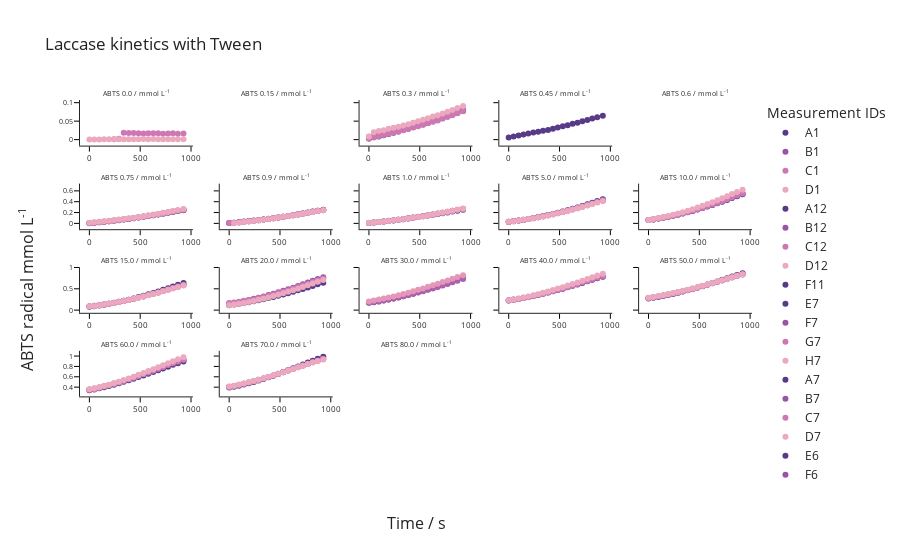

Here is the notebook cell this chart was saved with:
### Code cell
estimator_Tween.visualize_data()

### Figure 1 — Plotly figure (JSON) as saved in the notebook; plotly's stock layout.template omitted (floating-point values rounded to 4 significant figures)
{"data": [{"marker": {"color": "rgb(87, 59, 136)"}, "mode": "markers", "name": "A1", "type": "scatter", "x": [0, 48, 97, 145, 193, 242, 290, 338, 387, 435, 483, 532, 580, 629, 677, 725, 774, 822, 871, 926], "xaxis": "x", "y": [null, null, null, null, null, null, null, null, null, null, null, null, null, null, null, null, null, null, null, null], "yaxis": "y"}, {"marker": {"color": "rgb(152, 85, 166)"}, "mode": "markers", "name": "B1", "type": "scatter", "x": [0, 48, 97, 145, 193, 242, 290, 338, 387, 435, 483, 532, 580, 629, 677, 725, 774, 822, 871, 926], "xaxis": "x", "y": [null, null, null, null, null, null, null, null, null, null, null, null, null, null, null, null, null, null, null, null], "yaxis": "y"}, {"marker": {"color": "rgb(206, 120, 179)"}, "mode": "markers", "name": "C1", "type": "scatter", "x": [0, 48, 97, 145, 193, 242, 290, 338, 387, 435, 483, 532, 580, 629, 677, 725, 774, 822, 871, 926], "xaxis": "x", "y": [null, null, null, null, null, 0.001134, 0.002057, 0.01861, 0.01768, 0.01768, 0.01727, 0.01659, 0.01693, 0.01709, 0.01721, 0.01619, 0.0165, 0.01696, 0.0157, 0.01641], "yaxis": "y"}, {"marker": {"color": "rgb(236, 168, 190)"}, "mode": "markers", "name": "D1", "type": "scatter", "x": [0, 48, 97, 145, 193, 242, 290, 338, 387, 435, 483, 532, 580, 629, 677, 725, 774, 822, 871, 926], "xaxis": "x", "y": [0.000335, 0.0001506, 0.0006732, 0.001319, 0.001165, 0.0009807, 0.001288, 0.001227, 0.0008577, 0.001073, 0.001042, 0.001473, 0.00135, 0.00138, 0.001104, 0.001042, 0.001165, 0.00135, 0.0009807, 0.001257], "yaxis": "y"}, {"marker": {"color": "rgb(87, 59, 136)"}, "mode": "markers", "name": "A12", "type": "scatter", "x": [0, 48, 97, 145, 193, 242, 290, 338, 387, 435, 483, 532, 580, 629, 677, 725, 774, 822, 871, 926], "xaxis": "x3", "y": [0.003196, 0.006121, 0.008465, 0.01202, 0.01551, 0.01867, 0.02227, 0.02634, 0.02935, 0.03369, 0.03774, 0.04118, 0.04507, 0.04949, 0.05387, 0.05799, 0.06282, 0.06751, 0.07251, 0.07754], "yaxis": "y3"}, {"marker": {"color": "rgb(152, 85, 166)"}, "mode": "markers", "name": "B12", "type": "scatter", "x": [0, 48, 97, 145, 193, 242, 290, 338, 387, 435, 483, 532, 580, 629, 677, 725, 774, 822, 871, 926], "xaxis": "x3", "y": [0.007663, 0.009946, 0.01393, 0.01743, 0.02022, 0.0236, 0.02562, 0.02926, 0.03291, 0.03753, 0.04078, 0.04469, 0.04855, 0.05276, 0.05708, 0.06206, 0.06678, 0.07131, 0.07601, 0.08136], "yaxis": "y3"}, {"marker": {"color": "rgb(206, 120, 179)"}, "mode": "markers", "name": "C12", "type": "scatter", "x": [0, 48, 97, 145, 193, 242, 290, 338, 387, 435, 483, 532, 580, 629, 677, 725, 774, 822, 871, 926], "xaxis": "x3", "y": [0.003134, 0.006245, 0.00939, 0.01266, 0.0157, 0.01913, 0.02177, 0.02546, 0.02851, 0.0325, 0.03637, 0.04059, 0.04454, 0.04849, 0.05195, 0.05692, 0.06165, 0.06652, 0.0714, 0.07677], "yaxis": "y3"}, {"marker": {"color": "rgb(236, 168, 190)"}, "mode": "markers", "name": "D12", "type": "scatter", "x": [0, 48, 97, 145, 193, 242, 290, 338, 387, 435, 483, 532, 580, 629, 677, 725, 774, 822, 871, 926], "xaxis": "x3", "y": [0.008125, 0.02022, 0.02332, 0.02562, 0.02914, 0.03219, 0.03475, 0.03837, 0.04153, 0.04592, 0.04971, 0.05399, 0.05818, 0.0627, 0.06605, 0.07055, 0.07518, 0.08043, 0.08534, 0.09094], "yaxis": "y3"}, {"marker": {"color": "rgb(87, 59, 136)"}, "mode": "markers", "name": "F11", "type": "scatter", "x": [0, 48, 97, 145, 193, 242, 290, 338, 387, 435, 483, 532, 580, 629, 677, 725, 774, 822, 871, 926], "xaxis": "x4", "y": [0.005937, 0.008218, 0.0109, 0.01362, 0.01628, 0.01904, 0.02143, 0.02394, 0.02634, 0.02942, 0.03278, 0.03596, 0.03921, 0.04319, 0.04588, 0.04965, 0.05295, 0.05711, 0.06023, 0.06453], "yaxis": "y4"}, {"marker": {"color": "rgb(87, 59, 136)"}, "mode": "markers", "name": "E7", "type": "scatter", "x": [0, 48, 97, 145, 193, 242, 290, 338, 387, 435, 483, 532, 580, 629, 677, 725, 774, 822, 871, 926], "xaxis": "x6", "y": [0.004027, 0.01263, 0.02059, 0.02988, 0.03909, 0.04855, 0.06001, 0.07137, 0.08305, 0.09536, 0.108, 0.121, 0.1344, 0.149, 0.1632, 0.178, 0.1943, 0.211, 0.2265, 0.2438], "yaxis": "y6"}, {"marker": {"color": "rgb(152, 85, 166)"}, "mode": "markers", "name": "F7", "type": "scatter", "x": [0, 48, 97, 145, 193, 242, 290, 338, 387, 435, 483, 532, 580, 629, 677, 725, 774, 822, 871, 926], "xaxis": "x6", "y": [0.004981, 0.01353, 0.0227, 0.03191, 0.04128, 0.05125, 0.0633, 0.07461, 0.08751, 0.1001, 0.1125, 0.126, 0.1402, 0.1554, 0.1696, 0.1851, 0.2015, 0.2184, 0.2343, 0.2521], "yaxis": "y6"}, {"marker": {"color": "rgb(206, 120, 179)"}, "mode": "markers", "name": "G7", "type": "scatter", "x": [0, 48, 97, 145, 193, 242, 290, 338, 387, 435, 483, 532, 580, 629, 677, 725, 774, 822, 871, 926], "xaxis": "x6", "y": [0.005875, 0.013, 0.02223, 0.03231, 0.041, 0.05056, 0.06049, 0.07147, 0.0841, 0.09674, 0.1094, 0.1234, 0.1376, 0.1523, 0.1673, 0.1828, 0.1996, 0.2163, 0.2335, 0.2508], "yaxis": "y6"}, {"marker": {"color": "rgb(236, 168, 190)"}, "mode": "markers", "name": "H7", "type": "scatter", "x": [0, 48, 97, 145, 193, 242, 290, 338, 387, 435, 483, 532, 580, 629, 677, 725, 774, 822, 871, 926], "xaxis": "x6", "y": [0.0118, 0.02233, 0.02976, 0.03849, 0.04792, 0.05796, 0.0695, 0.08062, 0.09305, 0.1059, 0.1198, 0.1332, 0.1484, 0.1634, 0.1785, 0.1954, 0.2123, 0.23, 0.247, 0.2649], "yaxis": "y6"}, {"marker": {"color": "rgb(87, 59, 136)"}, "mode": "markers", "name": "A7", "type": "scatter", "x": [0, 48, 97, 145, 193, 242, 290, 338, 387, 435, 483, 532, 580, 629, 677, 725, 774, 822, 871, 926], "xaxis": "x7", "y": [0.005289, 0.01291, 0.02034, 0.02864, 0.03778, 0.04708, 0.0585, 0.06956, 0.08193, 0.09504, 0.1082, 0.1221, 0.1365, 0.1521, 0.167, 0.1832, 0.2, 0.2171, 0.2343, 0.2527], "yaxis": "y7"}, {"marker": {"color": "rgb(152, 85, 166)"}, "mode": "markers", "name": "B7", "type": "scatter", "x": [0, 48, 97, 145, 193, 242, 290, 338, 387, 435, 483, 532, 580, 629, 677, 725, 774, 822, 871, 926], "xaxis": "x7", "y": [0.006584, 0.01362, 0.02286, 0.03256, 0.04181, 0.05141, 0.06137, 0.0722, 0.0834, 0.09577, 0.1087, 0.1219, 0.1361, 0.1512, 0.1659, 0.1812, 0.1977, 0.2147, 0.2314, 0.2491], "yaxis": "y7"}, {"marker": {"color": "rgb(206, 120, 179)"}, "mode": "markers", "name": "C7", "type": "scatter", "x": [0, 48, 97, 145, 193, 242, 290, 338, 387, 435, 483, 532, 580, 629, 677, 725, 774, 822, 871, 926], "xaxis": "x7", "y": [0.005813, 0.01325, 0.02121, 0.02995, 0.03928, 0.04912, 0.05944, 0.07115, 0.08269, 0.09516, 0.1082, 0.1214, 0.1347, 0.1491, 0.1633, 0.179, 0.1947, 0.2108, 0.2267, 0.2439], "yaxis": "y7"}, {"marker": {"color": "rgb(236, 168, 190)"}, "mode": "markers", "name": "D7", "type": "scatter", "x": [0, 48, 97, 145, 193, 242, 290, 338, 387, 435, 483, 532, 580, 629, 677, 725, 774, 822, 871, 926], "xaxis": "x7", "y": [null, 0.005105, 0.01365, 0.02345, 0.03291, 0.04385, 0.05645, 0.06827, 0.0811, 0.09356, 0.1077, 0.1213, 0.135, 0.15, 0.1644, 0.1798, 0.1957, 0.2115, 0.2265, 0.2426], "yaxis": "y7"}, {"marker": {"color": "rgb(87, 59, 136)"}, "mode": "markers", "name": "E6", "type": "scatter", "x": [0, 48, 97, 145, 193, 242, 290, 338, 387, 435, 483, 532, 580, 629, 677, 725, 774, 822, 871, 926], "xaxis": "x8", "y": [0.009082, 0.01724, 0.02627, 0.03565, 0.04488, 0.055, 0.06564, 0.07738, 0.0903, 0.1035, 0.1169, 0.13, 0.1436, 0.1573, 0.171, 0.1861, 0.2023, 0.2185, 0.2352, 0.253], "yaxis": "y8"}, {"marker": {"color": "rgb(152, 85, 166)"}, "mode": "markers", "name": "F6", "type": "scatter", "x": [0, 48, 97, 145, 193, 242, 290, 338, 387, 435, 483, 532, 580, 629, 677, 725, 774, 822, 871, 926], "xaxis": "x8", "y": [0.009236, 0.01749, 0.0269, 0.03618, 0.04642, 0.05758, 0.06931, 0.08196, 0.09452, 0.1075, 0.1217, 0.1359, 0.1501, 0.1656, 0.1808, 0.1969, 0.2137, 0.2311, 0.2489, 0.268], "yaxis": "y8"}, {"marker": {"color": "rgb(206, 120, 179)"}, "mode": "markers", "name": "G6", "type": "scatter", "x": [0, 48, 97, 145, 193, 242, 290, 338, 387, 435, 483, 532, 580, 629, 677, 725, 774, 822, 871, 926], "xaxis": "x8", "y": [0.005906, 0.0148, 0.02453, 0.03459, 0.0457, 0.05598, 0.06611, 0.07814, 0.09074, 0.1034, 0.1169, 0.1314, 0.1457, 0.1623, 0.1775, 0.1939, 0.2112, 0.2292, 0.2466, 0.265], "yaxis": "y8"}, {"marker": {"color": "rgb(236, 168, 190)"}, "mode": "markers", "name": "H6", "type": "scatter", "x": [0, 48, 97, 145, 193, 242, 290, 338, 387, 435, 483, 532, 580, 629, 677, 725, 774, 822, 871, 926], "xaxis": "x8", "y": [0.01097, 0.01737, 0.02624, 0.03571, 0.04563, 0.05594, 0.06744, 0.0797, 0.09202, 0.1062, 0.1198, 0.1338, 0.1497, 0.1656, 0.1821, 0.1989, 0.2166, 0.2352, 0.2542, 0.2724], "yaxis": "y8"}, {"marker": {"color": "rgb(87, 59, 136)"}, "mode": "markers", "name": "A6", "type": "scatter", "x": [0, 48, 97, 145, 193, 242, 290, 338, 387, 435, 483, 532, 580, 629, 677, 725, 774, 822, 871, 926], "xaxis": "x9", "y": [0.02696, 0.03828, 0.05144, 0.06481, 0.07989, 0.0969, 0.1157, 0.1351, 0.1554, 0.1755, 0.197, 0.2195, 0.2432, 0.2686, 0.2951, 0.3221, 0.3517, 0.3821, 0.4131, 0.4456], "yaxis": "y9"}, {"marker": {"color": "rgb(152, 85, 166)"}, "mode": "markers", "name": "B6", "type": "scatter", "x": [0, 48, 97, 145, 193, 242, 290, 338, 387, 435, 483, 532, 580, 629, 677, 725, 774, 822, 871, 926], "xaxis": "x9", "y": [0.03163, 0.04259, 0.05522, 0.06827, 0.08215, 0.09783, 0.1143, 0.1324, 0.1511, 0.1708, 0.1917, 0.2136, 0.2369, 0.2626, 0.2873, 0.3148, 0.3442, 0.3738, 0.4031, 0.4353], "yaxis": "y9"}, {"marker": {"color": "rgb(206, 120, 179)"}, "mode": "markers", "name": "C6", "type": "scatter", "x": [0, 48, 97, 145, 193, 242, 290, 338, 387, 435, 483, 532, 580, 629, 677, 725, 774, 822, 871, 926], "xaxis": "x9", "y": [0.03128, 0.04194, 0.05399, 0.06744, 0.08123, 0.09764, 0.1143, 0.1315, 0.1496, 0.1685, 0.1893, 0.2101, 0.233, 0.2565, 0.2801, 0.3055, 0.3331, 0.361, 0.3892, 0.4195], "yaxis": "y9"}, {"marker": {"color": "rgb(236, 168, 190)"}, "mode": "markers", "name": "D6", "type": "scatter", "x": [0, 48, 97, 145, 193, 242, 290, 338, 387, 435, 483, 532, 580, 629, 677, 725, 774, 822, 871, 926], "xaxis": "x9", "y": [0.0291, 0.04062, 0.05324, 0.06678, 0.08008, 0.09526, 0.1115, 0.1286, 0.1468, 0.1668, 0.1872, 0.2081, 0.2307, 0.2545, 0.2781, 0.3035, 0.3305, 0.3577, 0.3854, 0.4152], "yaxis": "y9"}, {"marker": {"color": "rgb(87, 59, 136)"}, "mode": "markers", "name": "E5", "type": "scatter", "x": [0, 48, 97, 145, 193, 242, 290, 338, 387, 435, 483, 532, 580, 629, 677, 725, 774, 822, 871, 926], "xaxis": "x10", "y": [0.06026, 0.0735, 0.08835, 0.1046, 0.1222, 0.1411, 0.1616, 0.1831, 0.2061, 0.2307, 0.2562, 0.2826, 0.3107, 0.3403, 0.3695, 0.401, 0.4339, 0.4676, 0.5011, 0.5367], "yaxis": "y10"}, {"marker": {"color": "rgb(152, 85, 166)"}, "mode": "markers", "name": "F5", "type": "scatter", "x": [0, 48, 97, 145, 193, 242, 290, 338, 387, 435, 483, 532, 580, 629, 677, 725, 774, 822, 871, 926], "xaxis": "x10", "y": [0.06197, 0.07518, 0.09023, 0.1064, 0.1243, 0.1439, 0.1643, 0.1863, 0.21, 0.2345, 0.2605, 0.288, 0.316, 0.3457, 0.376, 0.4077, 0.4417, 0.4759, 0.5112, 0.547], "yaxis": "y10"}, {"marker": {"color": "rgb(206, 120, 179)"}, "mode": "markers", "name": "G5", "type": "scatter", "x": [0, 48, 97, 145, 193, 242, 290, 338, 387, 435, 483, 532, 580, 629, 677, 725, 774, 822, 871, 926], "xaxis": "x10", "y": [0.06033, 0.07356, 0.08892, 0.1053, 0.123, 0.1434, 0.1642, 0.1867, 0.2108, 0.2362, 0.262, 0.2896, 0.3193, 0.3495, 0.3805, 0.4135, 0.4477, 0.4828, 0.5183, 0.5551], "yaxis": "y10"}, {"marker": {"color": "rgb(236, 168, 190)"}, "mode": "markers", "name": "H5", "type": "scatter", "x": [0, 48, 97, 145, 193, 242, 290, 338, 387, 435, 483, 532, 580, 629, 677, 725, 774, 822, 871, 926], "xaxis": "x10", "y": [0.06165, 0.07894, 0.09719, 0.1158, 0.1355, 0.1576, 0.1819, 0.2063, 0.2328, 0.2614, 0.2916, 0.3232, 0.3565, 0.3912, 0.4257, 0.4632, 0.5013, 0.5406, 0.5803, 0.623], "yaxis": "y10"}, {"marker": {"color": "rgb(87, 59, 136)"}, "mode": "markers", "name": "A5", "type": "scatter", "x": [0, 48, 97, 145, 193, 242, 290, 338, 387, 435, 483, 532, 580, 629, 677, 725, 774, 822, 871, 926], "xaxis": "x11", "y": [0.07839, 0.09215, 0.1088, 0.1267, 0.1466, 0.1686, 0.1935, 0.2187, 0.2458, 0.2745, 0.3053, 0.3366, 0.3692, 0.4042, 0.4388, 0.4757, 0.5139, 0.5533, 0.5927, 0.6349], "yaxis": "y11"}, {"marker": {"color": "rgb(152, 85, 166)"}, "mode": "markers", "name": "B5", "type": "scatter", "x": [0, 48, 97, 145, 193, 242, 290, 338, 387, 435, 483, 532, 580, 629, 677, 725, 774, 822, 871, 926], "xaxis": "x11", "y": [0.08665, 0.0994, 0.1146, 0.1317, 0.1499, 0.1705, 0.1921, 0.2155, 0.24, 0.2668, 0.2941, 0.322, 0.3527, 0.3839, 0.4158, 0.4488, 0.484, 0.5199, 0.5562, 0.5939], "yaxis": "y11"}, {"marker": {"color": "rgb(206, 120, 179)"}, "mode": "markers", "name": "C5", "type": "scatter", "x": [0, 48, 97, 145, 193, 242, 290, 338, 387, 435, 483, 532, 580, 629, 677, 725, 774, 822, 871, 926], "xaxis": "x11", "y": [0.08873, 0.1029, 0.1184, 0.1358, 0.1537, 0.1739, 0.1957, 0.2187, 0.2435, 0.2693, 0.2959, 0.3241, 0.3537, 0.3838, 0.4151, 0.448, 0.4822, 0.5167, 0.5524, 0.5891], "yaxis": "y11"}, {"marker": {"color": "rgb(236, 168, 190)"}, "mode": "markers", "name": "D5", "type": "scatter", "x": [0, 48, 97, 145, 193, 242, 290, 338, 387, 435, 483, 532, 580, 629, 677, 725, 774, 822, 871, 926], "xaxis": "x11", "y": [0.08282, 0.09674, 0.1124, 0.1295, 0.1483, 0.1688, 0.1908, 0.2138, 0.2384, 0.2642, 0.2914, 0.3187, 0.3481, 0.3785, 0.4094, 0.4418, 0.4751, 0.509, 0.5439, 0.5797], "yaxis": "y11"}, {"marker": {"color": "rgb(87, 59, 136)"}, "mode": "markers", "name": "E4", "type": "scatter", "x": [0, 48, 97, 145, 193, 242, 290, 338, 387, 435, 483, 532, 580, 629, 677, 725, 774, 822, 871, 926], "xaxis": "x12", "y": [0.1156, 0.1304, 0.1468, 0.1652, 0.1859, 0.2076, 0.2315, 0.256, 0.2821, 0.3092, 0.3378, 0.3675, 0.3984, 0.4305, 0.4631, 0.4976, 0.5326, 0.5682, 0.6048, 0.6429], "yaxis": "y12"}, {"marker": {"color": "rgb(152, 85, 166)"}, "mode": "markers", "name": "F4", "type": "scatter", "x": [0, 48, 97, 145, 193, 242, 290, 338, 387, 435, 483, 532, 580, 629, 677, 725, 774, 822, 871, 926], "xaxis": "x12", "y": [0.1551, 0.1718, 0.193, 0.2159, 0.2378, 0.2637, 0.2923, 0.3212, 0.3519, 0.3853, 0.4183, 0.4527, 0.4885, 0.5269, 0.5653, 0.6046, 0.6457, 0.6879, 0.7297, 0.7727], "yaxis": "y12"}, {"marker": {"color": "rgb(206, 120, 179)"}, "mode": "markers", "name": "G4", "type": "scatter", "x": [0, 48, 97, 145, 193, 242, 290, 338, 387, 435, 483, 532, 580, 629, 677, 725, 774, 822, 871, 926], "xaxis": "x12", "y": [0.1655, 0.1809, 0.1983, 0.2188, 0.2309, 0.2516, 0.2777, 0.3057, 0.3347, 0.3665, 0.3986, 0.4321, 0.4675, 0.5041, 0.5416, 0.5808, 0.6211, 0.6616, 0.7032, 0.7441], "yaxis": "y12"}, {"marker": {"color": "rgb(236, 168, 190)"}, "mode": "markers", "name": "H4", "type": "scatter", "x": [0, 48, 97, 145, 193, 242, 290, 338, 387, 435, 483, 532, 580, 629, 677, 725, 774, 822, 871, 926], "xaxis": "x12", "y": [0.116, 0.1312, 0.1495, 0.1692, 0.1919, 0.2162, 0.2413, 0.2693, 0.2985, 0.3299, 0.3614, 0.3949, 0.4298, 0.4659, 0.5028, 0.5417, 0.5809, 0.6222, 0.6633, 0.7063], "yaxis": "y12"}, {"marker": {"color": "rgb(87, 59, 136)"}, "mode": "markers", "name": "A4", "type": "scatter", "x": [0, 48, 97, 145, 193, 242, 290, 338, 387, 435, 483, 532, 580, 629, 677, 725, 774, 822, 871, 926], "xaxis": "x13", "y": [0.1742, 0.186, 0.2035, 0.2245, 0.247, 0.2718, 0.2987, 0.3261, 0.3554, 0.3864, 0.4178, 0.4507, 0.4856, 0.5208, 0.5564, 0.5939, 0.6325, 0.6716, 0.7116, 0.7527], "yaxis": "y13"}, {"marker": {"color": "rgb(173, 95, 173)"}, "mode": "markers", "name": "B4", "type": "scatter", "x": [0, 48, 97, 145, 193, 242, 290, 338, 387, 435, 483, 532, 580, 629, 677, 725, 774, 822, 871, 926], "xaxis": "x13", "y": [0.1763, 0.1916, 0.2095, 0.2292, 0.2502, 0.2738, 0.2999, 0.3249, 0.3532, 0.3821, 0.4119, 0.4436, 0.4753, 0.5096, 0.5438, 0.5788, 0.6153, 0.6532, 0.6905, 0.7292], "yaxis": "y13"}, {"marker": {"color": "rgb(229, 151, 185)"}, "mode": "markers", "name": "D4", "type": "scatter", "x": [0, 48, 97, 145, 193, 242, 290, 338, 387, 435, 483, 532, 580, 629, 677, 725, 774, 822, 871, 926], "xaxis": "x13", "y": [0.2044, 0.2246, 0.2473, 0.2703, 0.2961, 0.3216, 0.3503, 0.3789, 0.4096, 0.442, 0.4755, 0.509, 0.5456, 0.5826, 0.619, 0.6578, 0.6973, 0.7374, 0.7772, 0.818], "yaxis": "y13"}, {"marker": {"color": "rgb(87, 59, 136)"}, "mode": "markers", "name": "E3", "type": "scatter", "x": [0, 48, 97, 145, 193, 242, 290, 338, 387, 435, 483, 532, 580, 629, 677, 725, 774, 822, 871, 926], "xaxis": "x14", "y": [0.2253, 0.2419, 0.2609, 0.2822, 0.3049, 0.3296, 0.3559, 0.3831, 0.4113, 0.4414, 0.4726, 0.5037, 0.5358, 0.5702, 0.6035, 0.6381, 0.6747, 0.7116, 0.7459, 0.7836], "yaxis": "y14"}, {"marker": {"color": "rgb(152, 85, 166)"}, "mode": "markers", "name": "F3", "type": "scatter", "x": [0, 48, 97, 145, 193, 242, 290, 338, 387, 435, 483, 532, 580, 629, 677, 725, 774, 822, 871, 926], "xaxis": "x14", "y": [0.2291, 0.2461, 0.2657, 0.2871, 0.3097, 0.3345, 0.3606, 0.388, 0.4167, 0.4471, 0.4777, 0.5095, 0.5417, 0.576, 0.6099, 0.6449, 0.6806, 0.7175, 0.7542, 0.7904], "yaxis": "y14"}, {"marker": {"color": "rgb(206, 120, 179)"}, "mode": "markers", "name": "G3", "type": "scatter", "x": [0, 48, 97, 145, 193, 242, 290, 338, 387, 435, 483, 532, 580, 629, 677, 725, 774, 822, 871, 926], "xaxis": "x14", "y": [0.2226, 0.2399, 0.2603, 0.2826, 0.3056, 0.3304, 0.3575, 0.3862, 0.4152, 0.4466, 0.4784, 0.5109, 0.5446, 0.5798, 0.6151, 0.652, 0.6898, 0.7273, 0.7649, 0.8027], "yaxis": "y14"}, {"marker": {"color": "rgb(236, 168, 190)"}, "mode": "markers", "name": "H3", "type": "scatter", "x": [0, 48, 97, 145, 193, 242, 290, 338, 387, 435, 483, 532, 580, 629, 677, 725, 774, 822, 871, 926], "xaxis": "x14", "y": [0.2309, 0.2492, 0.2697, 0.2934, 0.3186, 0.3459, 0.3746, 0.4047, 0.4375, 0.4704, 0.5042, 0.5384, 0.5756, 0.6122, 0.6501, 0.69, 0.73, 0.7712, 0.8132, 0.8528], "yaxis": "y14"}, {"marker": {"color": "rgb(87, 59, 136)"}, "mode": "markers", "name": "A3", "type": "scatter", "x": [0, 48, 97, 145, 193, 242, 290, 338, 387, 435, 483, 532, 580, 629, 677, 725, 774, 822, 871, 926], "xaxis": "x15", "y": [0.2703, 0.2873, 0.307, 0.3289, 0.3526, 0.3788, 0.4067, 0.4356, 0.4665, 0.4978, 0.531, 0.5652, 0.5997, 0.6359, 0.6717, 0.7096, 0.7482, 0.7872, 0.826, 0.8651], "yaxis": "y15"}, {"marker": {"color": "rgb(152, 85, 166)"}, "mode": "markers", "name": "B3", "type": "scatter", "x": [0, 48, 97, 145, 193, 242, 290, 338, 387, 435, 483, 532, 580, 629, 677, 725, 774, 822, 871, 926], "xaxis": "x15", "y": [0.2857, 0.3019, 0.321, 0.3412, 0.3636, 0.3886, 0.414, 0.4419, 0.4703, 0.5, 0.5313, 0.5626, 0.5951, 0.629, 0.6626, 0.6977, 0.7336, 0.7691, 0.8031, 0.8397], "yaxis": "y15"}, {"marker": {"color": "rgb(206, 120, 179)"}, "mode": "markers", "name": "C3", "type": "scatter", "x": [0, 48, 97, 145, 193, 242, 290, 338, 387, 435, 483, 532, 580, 629, 677, 725, 774, 822, 871, 926], "xaxis": "x15", "y": [0.2864, 0.3026, 0.3214, 0.3428, 0.3656, 0.3898, 0.4164, 0.4438, 0.4724, 0.5013, 0.5316, 0.5628, 0.5946, 0.628, 0.6614, 0.6958, 0.7315, 0.7662, 0.8008, 0.8365], "yaxis": "y15"}, {"marker": {"color": "rgb(236, 168, 190)"}, "mode": "markers", "name": "D3", "type": "scatter", "x": [0, 48, 97, 145, 193, 242, 290, 338, 387, 435, 483, 532, 580, 629, 677, 725, 774, 822, 871, 926], "xaxis": "x15", "y": [0.2926, 0.3096, 0.3293, 0.3513, 0.3739, 0.3989, 0.4245, 0.4519, 0.4805, 0.5094, 0.5403, 0.5705, 0.6036, 0.6364, 0.6683, 0.7023, 0.7373, 0.7711, 0.8042, 0.8386], "yaxis": "y15"}, {"marker": {"color": "rgb(87, 59, 136)"}, "mode": "markers", "name": "E2", "type": "scatter", "x": [0, 48, 97, 145, 193, 242, 290, 338, 387, 435, 483, 532, 580, 629, 677, 725, 774, 822, 871, 926], "xaxis": "x16", "y": [0.3379, 0.3556, 0.3764, 0.3984, 0.4228, 0.4486, 0.4747, 0.5036, 0.5327, 0.5633, 0.5952, 0.6266, 0.6595, 0.694, 0.7276, 0.7614, 0.7958, 0.8305, 0.8631, 0.8963], "yaxis": "y16"}, {"marker": {"color": "rgb(152, 85, 166)"}, "mode": "markers", "name": "F2", "type": "scatter", "x": [0, 48, 97, 145, 193, 242, 290, 338, 387, 435, 483, 532, 580, 629, 677, 725, 774, 822, 871, 926], "xaxis": "x16", "y": [0.3536, 0.3721, 0.3938, 0.4169, 0.4413, 0.4686, 0.4965, 0.5252, 0.556, 0.5877, 0.6204, 0.6533, 0.6875, 0.7223, 0.757, 0.7919, 0.827, 0.8609, 0.8951, 0.9293], "yaxis": "y16"}, {"marker": {"color": "rgb(206, 120, 179)"}, "mode": "markers", "name": "G2", "type": "scatter", "x": [0, 48, 97, 145, 193, 242, 290, 338, 387, 435, 483, 532, 580, 629, 677, 725, 774, 822, 871, 926], "xaxis": "x16", "y": [0.3477, 0.3664, 0.3873, 0.4111, 0.436, 0.4618, 0.4904, 0.52, 0.5503, 0.5824, 0.6148, 0.6483, 0.6828, 0.7178, 0.7528, 0.7893, 0.8254, 0.8606, 0.8948, 0.9295], "yaxis": "y16"}, {"marker": {"color": "rgb(236, 168, 190)"}, "mode": "markers", "name": "H2", "type": "scatter", "x": [0, 48, 97, 145, 193, 242, 290, 338, 387, 435, 483, 532, 580, 629, 677, 725, 774, 822, 871, 926], "xaxis": "x16", "y": [0.3571, 0.3759, 0.3978, 0.4222, 0.448, 0.4753, 0.5056, 0.5361, 0.5688, 0.603, 0.6371, 0.6722, 0.7098, 0.7472, 0.7854, 0.8239, 0.8626, 0.9021, 0.9372, 0.9763], "yaxis": "y16"}, {"marker": {"color": "rgb(87, 59, 136)"}, "mode": "markers", "name": "A2", "type": "scatter", "x": [0, 48, 97, 145, 193, 242, 290, 338, 387, 435, 483, 532, 580, 629, 677, 725, 774, 822, 871, 926], "xaxis": "x17", "y": [0.3909, 0.4083, 0.4283, 0.4505, 0.474, 0.5008, 0.5287, 0.5589, 0.5895, 0.6219, 0.6558, 0.6903, 0.7254, 0.7626, 0.7989, 0.8364, 0.8741, 0.9111, 0.9468, 0.9853], "yaxis": "y17"}, {"marker": {"color": "rgb(152, 85, 166)"}, "mode": "markers", "name": "B2", "type": "scatter", "x": [0, 48, 97, 145, 193, 242, 290, 338, 387, 435, 483, 532, 580, 629, 677, 725, 774, 822, 871, 926], "xaxis": "x17", "y": [0.407, 0.4235, 0.4436, 0.4652, 0.4888, 0.5138, 0.5413, 0.5683, 0.597, 0.6267, 0.6575, 0.6893, 0.7215, 0.7544, 0.7867, 0.8203, 0.8525, 0.8845, 0.9152, 0.9464], "yaxis": "y17"}, {"marker": {"color": "rgb(206, 120, 179)"}, "mode": "markers", "name": "C2", "type": "scatter", "x": [0, 48, 97, 145, 193, 242, 290, 338, 387, 435, 483, 532, 580, 629, 677, 725, 774, 822, 871, 926], "xaxis": "x17", "y": [0.4035, 0.4207, 0.4416, 0.4635, 0.4875, 0.5128, 0.5402, 0.5679, 0.5964, 0.6264, 0.6573, 0.6871, 0.7196, 0.7522, 0.7846, 0.8171, 0.8494, 0.8818, 0.9117, 0.9429], "yaxis": "y17"}, {"marker": {"color": "rgb(236, 168, 190)"}, "mode": "markers", "name": "D2", "type": "scatter", "x": [0, 48, 97, 145, 193, 242, 290, 338, 387, 435, 483, 532, 580, 629, 677, 725, 774, 822, 871, 926], "xaxis": "x17", "y": [0.4131, 0.4294, 0.4495, 0.4709, 0.4944, 0.5191, 0.5446, 0.5711, 0.5992, 0.6285, 0.6587, 0.6886, 0.7202, 0.7519, 0.7831, 0.8149, 0.8457, 0.876, 0.9056, 0.9336], "yaxis": "y17"}], "layout": {"annotations": [{"font": {"size": 7}, "showarrow": false, "text": "ABTS 0.0 / mmol L<sup>-1</sup>", "x": 0.084, "xanchor": "center", "xref": "paper", "y": 1, "yanchor": "bottom", "yref": "paper"}, {"font": {"size": 7}, "showarrow": false, "text": "ABTS 0.15 / mmol L<sup>-1</sup>", "x": 0.292, "xanchor": "center", "xref": "paper", "y": 1, "yanchor": "bottom", "yref": "paper"}, {"font": {"size": 7}, "showarrow": false, "text": "ABTS 0.3 / mmol L<sup>-1</sup>", "x": 0.5, "xanchor": "center", "xref": "paper", "y": 1, "yanchor": "bottom", "yref": "paper"}, {"font": {"size": 7}, "showarrow": false, "text": "ABTS 0.45 / mmol L<sup>-1</sup>", "x": 0.708, "xanchor": "center", "xref": "paper", "y": 1, "yanchor": "bottom", "yref": "paper"}, {"font": {"size": 7}, "showarrow": false, "text": "ABTS 0.6 / mmol L<sup>-1</sup>", "x": 0.916, "xanchor": "center", "xref": "paper", "y": 1, "yanchor": "bottom", "yref": "paper"}, {"font": {"size": 7}, "showarrow": false, "text": "ABTS 0.75 / mmol L<sup>-1</sup>", "x": 0.084, "xanchor": "center", "xref": "paper", "y": 0.78, "yanchor": "bottom", "yref": "paper"}, {"font": {"size": 7}, "showarrow": false, "text": "ABTS 0.9 / mmol L<sup>-1</sup>", "x": 0.292, "xanchor": "center", "xref": "paper", "y": 0.78, "yanchor": "bottom", "yref": "paper"}, {"font": {"size": 7}, "showarrow": false, "text": "ABTS 1.0 / mmol L<sup>-1</sup>", "x": 0.5, "xanchor": "center", "xref": "paper", "y": 0.78, "yanchor": "bottom", "yref": "paper"}, {"font": {"size": 7}, "showarrow": false, "text": "ABTS 5.0 / mmol L<sup>-1</sup>", "x": 0.708, "xanchor": "center", "xref": "paper", "y": 0.78, "yanchor": "bottom", "yref": "paper"}, {"font": {"size": 7}, "showarrow": false, "text": "ABTS 10.0 / mmol L<sup>-1</sup>", "x": 0.916, "xanchor": "center", "xref": "paper", "y": 0.78, "yanchor": "bottom", "yref": "paper"}, {"font": {"size": 7}, "showarrow": false, "text": "ABTS 15.0 / mmol L<sup>-1</sup>", "x": 0.084, "xanchor": "center", "xref": "paper", "y": 0.56, "yanchor": "bottom", "yref": "paper"}, {"font": {"size": 7}, "showarrow": false, "text": "ABTS 20.0 / mmol L<sup>-1</sup>", "x": 0.292, "xanchor": "center", "xref": "paper", "y": 0.56, "yanchor": "bottom", "yref": "paper"}, {"font": {"size": 7}, "showarrow": false, "text": "ABTS 30.0 / mmol L<sup>-1</sup>", "x": 0.5, "xanchor": "center", "xref": "paper", "y": 0.56, "yanchor": "bottom", "yref": "paper"}, {"font": {"size": 7}, "showarrow": false, "text": "ABTS 40.0 / mmol L<sup>-1</sup>", "x": 0.708, "xanchor": "center", "xref": "paper", "y": 0.56, "yanchor": "bottom", "yref": "paper"}, {"font": {"size": 7}, "showarrow": false, "text": "ABTS 50.0 / mmol L<sup>-1</sup>", "x": 0.916, "xanchor": "center", "xref": "paper", "y": 0.56, "yanchor": "bottom", "yref": "paper"}, {"font": {"size": 7}, "showarrow": false, "text": "ABTS 60.0 / mmol L<sup>-1</sup>", "x": 0.084, "xanchor": "center", "xref": "paper", "y": 0.34, "yanchor": "bottom", "yref": "paper"}, {"font": {"size": 7}, "showarrow": false, "text": "ABTS 70.0 / mmol L<sup>-1</sup>", "x": 0.292, "xanchor": "center", "xref": "paper", "y": 0.34, "yanchor": "bottom", "yref": "paper"}, {"font": {"size": 7}, "showarrow": false, "text": "ABTS 80.0 / mmol L<sup>-1</sup>", "x": 0.5, "xanchor": "center", "xref": "paper", "y": 0.34, "yanchor": "bottom", "yref": "paper"}, {"font": {"size": 16}, "showarrow": false, "text": "Time / s", "x": 0.5, "xanchor": "center", "xref": "paper", "y": 0, "yanchor": "top", "yref": "paper", "yshift": -30}, {"font": {"size": 16}, "showarrow": false, "text": "ABTS radical mmol L<sup>-1</sup>", "textangle": -90, "x": 0, "xanchor": "right", "xref": "paper", "xshift": -40, "y": 0.5, "yanchor": "middle", "yref": "paper"}], "hoverlabel": {"align": "right"}, "legend": {"title": {"text": "Measurement IDs"}}, "title": {"text": "Laccase kinetics with Tween"}, "xaxis": {"anchor": "y", "domain": [0, 0.168], "showgrid": false, "tickcolor": "black", "tickfont": {"size": 8}, "ticks": "outside", "tickwidth": 1, "title": {"font": {"size": 8}}}, "xaxis10": {"anchor": "y10", "domain": [0.832, 1], "tickcolor": "black", "tickfont": {"size": 8}, "ticks": "outside", "tickwidth": 1, "title": {"font": {"size": 8}}}, "xaxis11": {"anchor": "y11", "domain": [0, 0.168], "tickcolor": "black", "tickfont": {"size": 8}, "ticks": "outside", "tickwidth": 1, "title": {"font": {"size": 8}}}, "xaxis12": {"anchor": "y12", "domain": [0.208, 0.376], "tickcolor": "black", "tickfont": {"size": 8}, "ticks": "outside", "tickwidth": 1, "title": {"font": {"size": 8}}}, "xaxis13": {"anchor": "y13", "domain": [0.416, 0.584], "tickcolor": "black", "tickfont": {"size": 8}, "ticks": "outside", "tickwidth": 1, "title": {"font": {"size": 8}}}, "xaxis14": {"anchor": "y14", "domain": [0.624, 0.792], "tickcolor": "black", "tickfont": {"size": 8}, "ticks": "outside", "tickwidth": 1, "title": {"font": {"size": 8}}}, "xaxis15": {"anchor": "y15", "domain": [0.832, 1], "tickcolor": "black", "tickfont": {"size": 8}, "ticks": "outside", "tickwidth": 1, "title": {"font": {"size": 8}}}, "xaxis16": {"anchor": "y16", "domain": [0, 0.168], "tickcolor": "black", "tickfont": {"size": 8}, "ticks": "outside", "tickwidth": 1, "title": {"font": {"size": 8}}}, "xaxis17": {"anchor": "y17", "domain": [0.208, 0.376], "tickcolor": "black", "tickfont": {"size": 8}, "ticks": "outside", "tickwidth": 1, "title": {"font": {"size": 8}}}, "xaxis18": {"anchor": "y18", "domain": [0.416, 0.584], "tickcolor": "black", "tickfont": {"size": 8}, "ticks": "outside", "tickwidth": 1, "title": {"font": {"size": 8}}}, "xaxis19": {"anchor": "y19", "domain": [0.624, 0.792], "tickcolor": "black", "tickfont": {"size": 8}, "ticks": "outside", "tickwidth": 1, "title": {"font": {"size": 8}}}, "xaxis2": {"anchor": "y2", "domain": [0.208, 0.376], "tickcolor": "black", "tickfont": {"size": 8}, "ticks": "outside", "tickwidth": 1, "title": {"font": {"size": 8}}}, "xaxis20": {"anchor": "y20", "domain": [0.832, 1], "tickcolor": "black", "tickfont": {"size": 8}, "ticks": "outside", "tickwidth": 1, "title": {"font": {"size": 8}}}, "xaxis21": {"anchor": "y21", "domain": [0, 0.168], "tickcolor": "black", "tickfont": {"size": 8}, "ticks": "outside", "tickwidth": 1, "title": {"font": {"size": 8}}}, "xaxis22": {"anchor": "y22", "domain": [0.208, 0.376], "tickcolor": "black", "tickfont": {"size": 8}, "ticks": "outside", "tickwidth": 1, "title": {"font": {"size": 8}}}, "xaxis23": {"anchor": "y23", "domain": [0.416, 0.584], "tickcolor": "black", "tickfont": {"size": 8}, "ticks": "outside", "tickwidth": 1, "title": {"font": {"size": 8}}}, "xaxis24": {"anchor": "y24", "domain": [0.624, 0.792], "tickcolor": "black", "tickfont": {"size": 8}, "ticks": "outside", "tickwidth": 1, "title": {"font": {"size": 8}}}, "xaxis25": {"anchor": "y25", "domain": [0.832, 1], "tickcolor": "black", "tickfont": {"size": 8}, "ticks": "outside", "tickwidth": 1, "title": {"font": {"size": 8}}}, "xaxis3": {"anchor": "y3", "domain": [0.416, 0.584], "tickcolor": "black", "tickfont": {"size": 8}, "ticks": "outside", "tickwidth": 1, "title": {"font": {"size": 8}}}, "xaxis4": {"anchor": "y4", "domain": [0.624, 0.792], "tickcolor": "black", "tickfont": {"size": 8}, "ticks": "outside", "tickwidth": 1, "title": {"font": {"size": 8}}}, "xaxis5": {"anchor": "y5", "domain": [0.832, 1], "tickcolor": "black", "tickfont": {"size": 8}, "ticks": "outside", "tickwidth": 1, "title": {"font": {"size": 8}}}, "xaxis6": {"anchor": "y6", "domain": [0, 0.168], "tickcolor": "black", "tickfont": {"size": 8}, "ticks": "outside", "tickwidth": 1, "title": {"font": {"size": 8}}}, "xaxis7": {"anchor": "y7", "domain": [0.208, 0.376], "tickcolor": "black", "tickfont": {"size": 8}, "ticks": "outside", "tickwidth": 1, "title": {"font": {"size": 8}}}, "xaxis8": {"anchor": "y8", "domain": [0.416, 0.584], "tickcolor": "black", "tickfont": {"size": 8}, "ticks": "outside", "tickwidth": 1, "title": {"font": {"size": 8}}}, "xaxis9": {"anchor": "y9", "domain": [0.624, 0.792], "tickcolor": "black", "tickfont": {"size": 8}, "ticks": "outside", "tickwidth": 1, "title": {"font": {"size": 8}}}, "yaxis": {"anchor": "x", "domain": [0.88, 1], "showgrid": false, "tickcolor": "black", "tickfont": {"size": 7}, "ticks": "outside", "tickwidth": 1, "title": {"font": {"size": 7}}}, "yaxis10": {"anchor": "x10", "domain": [0.66, 0.78], "matches": "y6", "showticklabels": false, "tickcolor": "black", "tickfont": {"size": 7}, "ticks": "outside", "tickwidth": 1, "title": {"font": {"size": 7}}}, "yaxis11": {"anchor": "x11", "domain": [0.44, 0.56], "tickcolor": "black", "tickfont": {"size": 7}, "ticks": "outside", "tickwidth": 1, "title": {"font": {"size": 7}}}, "yaxis12": {"anchor": "x12", "domain": [0.44, 0.56], "matches": "y11", "showticklabels": false, "tickcolor": "black", "tickfont": {"size": 7}, "ticks": "outside", "tickwidth": 1, "title": {"font": {"size": 7}}}, "yaxis13": {"anchor": "x13", "domain": [0.44, 0.56], "matches": "y11", "showticklabels": false, "tickcolor": "black", "tickfont": {"size": 7}, "ticks": "outside", "tickwidth": 1, "title": {"font": {"size": 7}}}, "yaxis14": {"anchor": "x14", "domain": [0.44, 0.56], "matches": "y11", "showticklabels": false, "tickcolor": "black", "tickfont": {"size": 7}, "ticks": "outside", "tickwidth": 1, "title": {"font": {"size": 7}}}, "yaxis15": {"anchor": "x15", "domain": [0.44, 0.56], "matches": "y11", "showticklabels": false, "tickcolor": "black", "tickfont": {"size": 7}, "ticks": "outside", "tickwidth": 1, "title": {"font": {"size": 7}}}, "yaxis16": {"anchor": "x16", "domain": [0.22, 0.34], "tickcolor": "black", "tickfont": {"size": 7}, "ticks": "outside", "tickwidth": 1, "title": {"font": {"size": 7}}}, "yaxis17": {"anchor": "x17", "domain": [0.22, 0.34], "matches": "y16", "showticklabels": false, "tickcolor": "black", "tickfont": {"size": 7}, "ticks": "outside", "tickwidth": 1, "title": {"font": {"size": 7}}}, "yaxis18": {"anchor": "x18", "domain": [0.22, 0.34], "matches": "y16", "showticklabels": false, "tickcolor": "black", "tickfont": {"size": 7}, "ticks": "outside", "tickwidth": 1, "title": {"font": {"size": 7}}}, "yaxis19": {"anchor": "x19", "domain": [0.22, 0.34], "matches": "y16", "showticklabels": false, "tickcolor": "black", "tickfont": {"size": 7}, "ticks": "outside", "tickwidth": 1, "title": {"font": {"size": 7}}}, "yaxis2": {"anchor": "x2", "domain": [0.88, 1], "matches": "y", "showticklabels": false, "tickcolor": "black", "tickfont": {"size": 7}, "ticks": "outside", "tickwidth": 1, "title": {"font": {"size": 7}}}, "yaxis20": {"anchor": "x20", "domain": [0.22, 0.34], "matches": "y16", "showticklabels": false, "tickcolor": "black", "tickfont": {"size": 7}, "ticks": "outside", "tickwidth": 1, "title": {"font": {"size": 7}}}, "yaxis21": {"anchor": "x21", "domain": [0, 0.12], "tickcolor": "black", "tickfont": {"size": 7}, "ticks": "outside", "tickwidth": 1, "title": {"font": {"size": 7}}}, "yaxis22": {"anchor": "x22", "domain": [0, 0.12], "matches": "y21", "showticklabels": false, "tickcolor": "black", "tickfont": {"size": 7}, "ticks": "outside", "tickwidth": 1, "title": {"font": {"size": 7}}}, "yaxis23": {"anchor": "x23", "domain": [0, 0.12], "matches": "y21", "showticklabels": false, "tickcolor": "black", "tickfont": {"size": 7}, "ticks": "outside", "tickwidth": 1, "title": {"font": {"size": 7}}}, "yaxis24": {"anchor": "x24", "domain": [0, 0.12], "matches": "y21", "showticklabels": false, "tickcolor": "black", "tickfont": {"size": 7}, "ticks": "outside", "tickwidth": 1, "title": {"font": {"size": 7}}}, "yaxis25": {"anchor": "x25", "domain": [0, 0.12], "matches": "y21", "showticklabels": false, "tickcolor": "black", "tickfont": {"size": 7}, "ticks": "outside", "tickwidth": 1, "title": {"font": {"size": 7}}}, "yaxis3": {"anchor": "x3", "domain": [0.88, 1], "matches": "y", "showticklabels": false, "tickcolor": "black", "tickfont": {"size": 7}, "ticks": "outside", "tickwidth": 1, "title": {"font": {"size": 7}}}, "yaxis4": {"anchor": "x4", "domain": [0.88, 1], "matches": "y", "showticklabels": false, "tickcolor": "black", "tickfont": {"size": 7}, "ticks": "outside", "tickwidth": 1, "title": {"font": {"size": 7}}}, "yaxis5": {"anchor": "x5", "domain": [0.88, 1], "matches": "y", "showticklabels": false, "tickcolor": "black", "tickfont": {"size": 7}, "ticks": "outside", "tickwidth": 1, "title": {"font": {"size": 7}}}, "yaxis6": {"anchor": "x6", "domain": [0.66, 0.78], "tickcolor": "black", "tickfont": {"size": 7}, "ticks": "outside", "tickwidth": 1, "title": {"font": {"size": 7}}}, "yaxis7": {"anchor": "x7", "domain": [0.66, 0.78], "matches": "y6", "showticklabels": false, "tickcolor": "black", "tickfont": {"size": 7}, "ticks": "outside", "tickwidth": 1, "title": {"font": {"size": 7}}}, "yaxis8": {"anchor": "x8", "domain": [0.66, 0.78], "matches": "y6", "showticklabels": false, "tickcolor": "black", "tickfont": {"size": 7}, "ticks": "outside", "tickwidth": 1, "title": {"font": {"size": 7}}}, "yaxis9": {"anchor": "x9", "domain": [0.66, 0.78], "matches": "y6", "showticklabels": false, "tickcolor": "black", "tickfont": {"size": 7}, "ticks": "outside", "tickwidth": 1, "title": {"font": {"size": 7}}}}}
